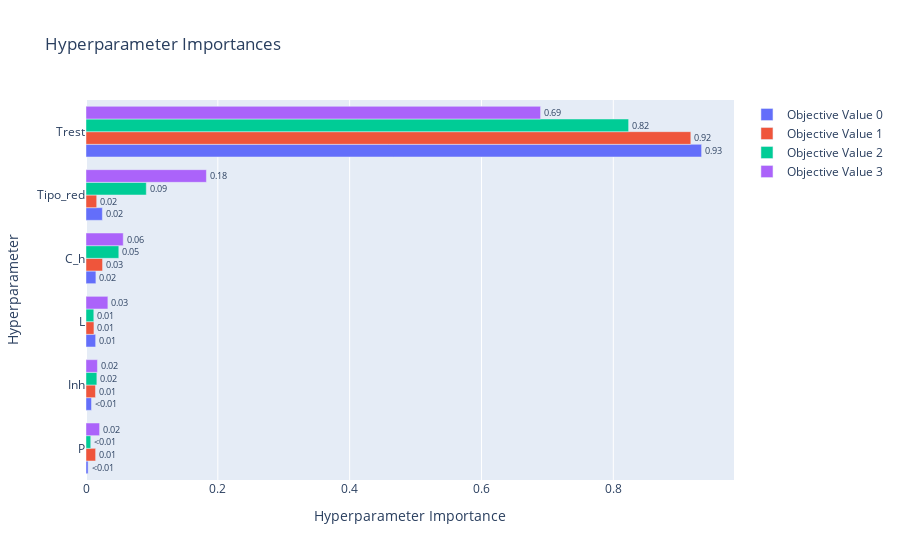

Notebook source saved alongside this figure:
### Code cell
vis.plot_param_importances(study)

### Figure 1 — Plotly figure (JSON) as saved in the notebook; plotly's stock layout.template omitted (floating-point values rounded to 4 significant figures)
{"data": [{"cliponaxis": false, "hovertemplate": ["P (FloatDistribution): 0.0031919220859670944<extra></extra>", "Inh (FloatDistribution): 0.008360962617339414<extra></extra>", "L (IntDistribution): 0.014647733465953657<extra></extra>", "C_h (FloatDistribution): 0.015016770342719248<extra></extra>", "Tipo_red (IntDistribution): 0.024826216981755793<extra></extra>", "Trest (FloatDistribution): 0.9339563945062649<extra></extra>"], "name": "Objective Value 0", "orientation": "h", "text": ["<0.01", "<0.01", "0.01", "0.02", "0.02", "0.93"], "textposition": "outside", "type": "bar", "x": [0.003192, 0.008361, 0.01465, 0.01502, 0.02483, 0.934], "y": ["P", "Inh", "L", "C_h", "Tipo_red", "Trest"]}, {"cliponaxis": false, "hovertemplate": ["L (IntDistribution): 0.012064917102858041<extra></extra>", "Inh (FloatDistribution): 0.014361869210458995<extra></extra>", "P (FloatDistribution): 0.014595228716461245<extra></extra>", "Tipo_red (IntDistribution): 0.016235659211478095<extra></extra>", "C_h (FloatDistribution): 0.025130296579182133<extra></extra>", "Trest (FloatDistribution): 0.9176120291795615<extra></extra>"], "name": "Objective Value 1", "orientation": "h", "text": ["0.01", "0.01", "0.01", "0.02", "0.03", "0.92"], "textposition": "outside", "type": "bar", "x": [0.01206, 0.01436, 0.0146, 0.01624, 0.02513, 0.9176], "y": ["L", "Inh", "P", "Tipo_red", "C_h", "Trest"]}, {"cliponaxis": false, "hovertemplate": ["P (FloatDistribution): 0.007200555205034136<extra></extra>", "L (IntDistribution): 0.011842294671344553<extra></extra>", "Inh (FloatDistribution): 0.01647502915160257<extra></extra>", "C_h (FloatDistribution): 0.04975890186087534<extra></extra>", "Tipo_red (IntDistribution): 0.09148188993572645<extra></extra>", "Trest (FloatDistribution): 0.8232413291754169<extra></extra>"], "name": "Objective Value 2", "orientation": "h", "text": ["<0.01", "0.01", "0.02", "0.05", "0.09", "0.82"], "textposition": "outside", "type": "bar", "x": [0.007201, 0.01184, 0.01648, 0.04976, 0.09148, 0.8232], "y": ["P", "L", "Inh", "C_h", "Tipo_red", "Trest"]}, {"cliponaxis": false, "hovertemplate": ["Inh (FloatDistribution): 0.01733877876418985<extra></extra>", "P (FloatDistribution): 0.020621772533538637<extra></extra>", "L (IntDistribution): 0.0331946435914615<extra></extra>", "C_h (FloatDistribution): 0.056520821541153864<extra></extra>", "Tipo_red (IntDistribution): 0.1826737422157275<extra></extra>", "Trest (FloatDistribution): 0.6896502413539287<extra></extra>"], "name": "Objective Value 3", "orientation": "h", "text": ["0.02", "0.02", "0.03", "0.06", "0.18", "0.69"], "textposition": "outside", "type": "bar", "x": [0.01734, 0.02062, 0.03319, 0.05652, 0.1827, 0.6897], "y": ["Inh", "P", "L", "C_h", "Tipo_red", "Trest"]}], "layout": {"title": {"text": "Hyperparameter Importances"}, "xaxis": {"title": {"text": "Hyperparameter Importance"}}, "yaxis": {"title": {"text": "Hyperparameter"}}}}
